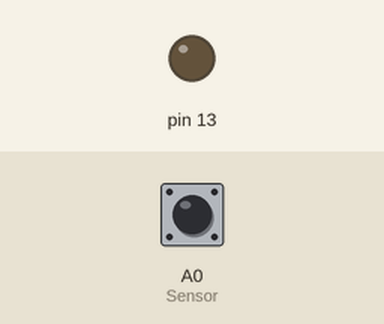
A sketch run on a simulated Arduino Uno, built with avr-gcc and run on an emulated ATmega328P. Parts: output pins drawn as LEDs (lit = HIGH). The test bench sets the inputs (shaded band); at power-on: A0 (Sensor) HIGH.

Above: at 1.2 s.
1.3 s: A0 (Sensor) pulsed LOW 2 times (0.12 s each, 0.3 s apart)
At 2.9 s:
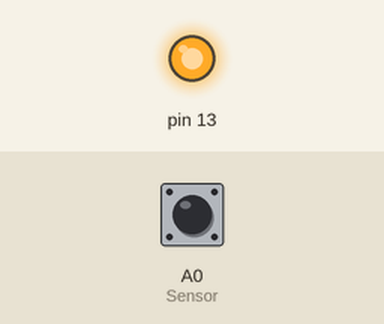
Timing chart, 0 to 4.4 s (numbered marks = the images above; inputs shaded):
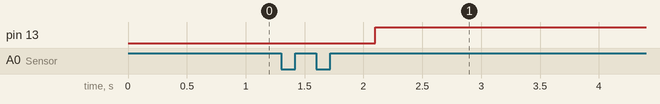

Measured:
- after the input at 1.3 s, pin 13: LOW → HIGH after 0.80 s

The sketch:

soundsensor.ino
```cpp
int Sensor = A0;


int clap = 0;
long detection_range_start = 0;
long detection_range = 0;
boolean status_lights = false;

void setup() {
pinMode(Sensor, INPUT);
pinMode(13,OUTPUT);
}

void loop() {
int status_sensor = digitalRead(Sensor);
if (status_sensor == 0)
{
if (clap == 0)
{
detection_range_start = detection_range = millis();
clap++;
}
else if (clap > 0 && millis()-detection_range >= 50)
{
detection_range = millis();
clap++;
}
}
if (millis()-detection_range_start >= 400)
{
if (clap == 1)
{
if (!status_lights)
{
status_lights = true;
digitalWrite(13, HIGH);
}
else if (status_lights)
{
status_lights = false;
digitalWrite(13, LOW);
}
}
clap = 0;
}


}

//END. If you want to play a buzzer with led use the code below:::::


/*
int Sensor = A0;
int buzzer =12; // add a buzzer/speaker( with a 10-100ohm resistor) to pin 12 + Gnd

int clap = 0;
long detection_range_start = 0;
long detection_range = 0;
boolean status_lights = false;

void setup() {
pinMode(Sensor, INPUT);
pinMode(13,OUTPUT);
}
void Tone(){
tone(buzzer,1200);

}
void loop() {
int status_sensor = digitalRead(Sensor);
if (status_sensor == 0)
{
if (clap == 0)
{
detection_range_start = detection_range = millis();
clap++;
}
else if (clap > 0 && millis()-detection_range >= 50)
{
detection_range = millis();
clap++;
}
}
if (millis()-detection_range_start >= 400)
{
if (clap == 2)
{
if (!status_lights)
{
status_lights = true;
digitalWrite(13, HIGH);
Tone();
}
else if (status_lights)
{
status_lights = false;
digitalWrite(13, LOW);
noTone(buzzer);
}
}
clap = 0;
}
}

*/
```
